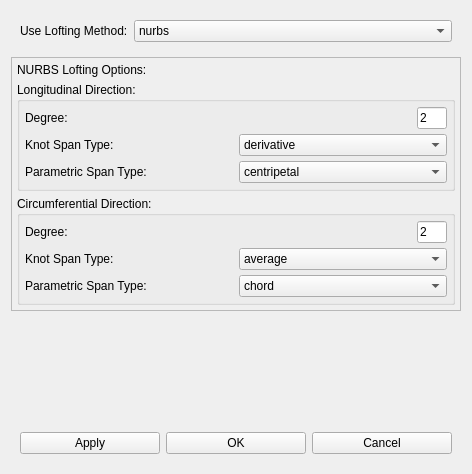
<?xml version="1.0" encoding="UTF-8"?>
<ui version="4.0">
 <class>svMLLoftParamWidget</class>
 <widget class="QWidget" name="svMLLoftParamWidget">
  <property name="geometry">
   <rect>
    <x>0</x>
    <y>0</y>
    <width>472</width>
    <height>474</height>
   </rect>
  </property>
  <property name="windowTitle">
   <string>Lofting Parameters</string>
  </property>
  <layout class="QVBoxLayout" name="verticalLayout">
   <item>
    <widget class="QWidget" name="widget_3" native="true">
     <layout class="QFormLayout" name="formLayout_2">
      <item row="0" column="0">
       <widget class="QLabel" name="label_3">
        <property name="text">
         <string>Use Lofting Method:</string>
        </property>
       </widget>
      </item>
      <item row="0" column="1">
       <widget class="QComboBox" name="comboBoxMethod">
        <item>
         <property name="text">
          <string>nurbs</string>
         </property>
        </item>
        <item>
         <property name="text">
          <string>spline</string>
         </property>
        </item>
       </widget>
      </item>
     </layout>
    </widget>
   </item>
   <item>
    <widget class="QStackedWidget" name="stackedWidget">
     <property name="currentIndex">
      <number>0</number>
     </property>
     <widget class="QWidget" name="page_2">
      <layout class="QVBoxLayout" name="verticalLayout_6">
       <property name="spacing">
        <number>5</number>
       </property>
       <property name="leftMargin">
        <number>0</number>
       </property>
       <property name="topMargin">
        <number>0</number>
       </property>
       <property name="rightMargin">
        <number>0</number>
       </property>
       <property name="bottomMargin">
        <number>0</number>
       </property>
       <item>
        <widget class="QFrame" name="frame_2">
         <property name="frameShape">
          <enum>QFrame::StyledPanel</enum>
         </property>
         <property name="frameShadow">
          <enum>QFrame::Raised</enum>
         </property>
         <layout class="QVBoxLayout" name="verticalLayout_3">
          <property name="spacing">
           <number>5</number>
          </property>
          <property name="leftMargin">
           <number>5</number>
          </property>
          <property name="topMargin">
           <number>5</number>
          </property>
          <property name="rightMargin">
           <number>5</number>
          </property>
          <property name="bottomMargin">
           <number>5</number>
          </property>
          <item>
           <widget class="QLabel" name="label_4">
            <property name="enabled">
             <bool>true</bool>
            </property>
            <property name="text">
             <string>NURBS Lofting Options:</string>
            </property>
           </widget>
          </item>
          <item>
           <widget class="QGroupBox" name="groupBox">
            <property name="title">
             <string>Longitudinal Direction:</string>
            </property>
            <layout class="QVBoxLayout" name="verticalLayout_4">
             <property name="spacing">
              <number>5</number>
             </property>
             <property name="leftMargin">
              <number>5</number>
             </property>
             <property name="topMargin">
              <number>5</number>
             </property>
             <property name="rightMargin">
              <number>5</number>
             </property>
             <property name="bottomMargin">
              <number>5</number>
             </property>
             <item>
              <widget class="QWidget" name="widget_2" native="true">
               <layout class="QHBoxLayout" name="horizontalLayout_2">
                <property name="spacing">
                 <number>5</number>
                </property>
                <property name="leftMargin">
                 <number>0</number>
                </property>
                <property name="topMargin">
                 <number>0</number>
                </property>
                <property name="rightMargin">
                 <number>0</number>
                </property>
                <property name="bottomMargin">
                 <number>0</number>
                </property>
                <item>
                 <widget class="QLabel" name="label_5">
                  <property name="text">
                   <string>Degree:</string>
                  </property>
                 </widget>
                </item>
                <item>
                 <widget class="QLineEdit" name="NURBSLoftingUDegree">
                  <property name="maximumSize">
                   <size>
                    <width>30</width>
                    <height>16777215</height>
                   </size>
                  </property>
                  <property name="text">
                   <string>2</string>
                  </property>
                  <property name="frame">
                   <bool>true</bool>
                  </property>
                  <property name="dragEnabled">
                   <bool>false</bool>
                  </property>
                  <property name="placeholderText">
                   <string>3</string>
                  </property>
                 </widget>
                </item>
               </layout>
              </widget>
             </item>
             <item>
              <widget class="QWidget" name="widget" native="true">
               <layout class="QHBoxLayout" name="horizontalLayout_3">
                <property name="spacing">
                 <number>5</number>
                </property>
                <property name="leftMargin">
                 <number>0</number>
                </property>
                <property name="topMargin">
                 <number>0</number>
                </property>
                <property name="rightMargin">
                 <number>0</number>
                </property>
                <property name="bottomMargin">
                 <number>0</number>
                </property>
                <item>
                 <widget class="QLabel" name="label_6">
                  <property name="text">
                   <string>Knot Span Type:</string>
                  </property>
                 </widget>
                </item>
                <item>
                 <widget class="QComboBox" name="NURBSLoftingUKnotSpanType">
                  <property name="currentIndex">
                   <number>2</number>
                  </property>
                  <item>
                   <property name="text">
                    <string>equal</string>
                   </property>
                  </item>
                  <item>
                   <property name="text">
                    <string>average</string>
                   </property>
                  </item>
                  <item>
                   <property name="text">
                    <string>derivative</string>
                   </property>
                  </item>
                 </widget>
                </item>
               </layout>
              </widget>
             </item>
             <item>
              <widget class="QWidget" name="widget_5" native="true">
               <layout class="QHBoxLayout" name="horizontalLayout_5">
                <property name="spacing">
                 <number>5</number>
                </property>
                <property name="leftMargin">
                 <number>0</number>
                </property>
                <property name="topMargin">
                 <number>0</number>
                </property>
                <property name="rightMargin">
                 <number>0</number>
                </property>
                <property name="bottomMargin">
                 <number>0</number>
                </property>
                <item>
                 <widget class="QLabel" name="label_7">
                  <property name="text">
                   <string>Parametric Span Type:</string>
                  </property>
                 </widget>
                </item>
                <item>
                 <widget class="QComboBox" name="NURBSLoftingUParametricSpanType">
                  <property name="currentIndex">
                   <number>2</number>
                  </property>
                  <item>
                   <property name="text">
                    <string>equal</string>
                   </property>
                  </item>
                  <item>
                   <property name="text">
                    <string>chord</string>
                   </property>
                  </item>
                  <item>
                   <property name="text">
                    <string>centripetal</string>
                   </property>
                  </item>
                 </widget>
                </item>
               </layout>
              </widget>
             </item>
            </layout>
           </widget>
          </item>
          <item>
           <widget class="QGroupBox" name="groupBox_2">
            <property name="title">
             <string>Circumferential Direction:</string>
            </property>
            <layout class="QVBoxLayout" name="verticalLayout_5">
             <property name="spacing">
              <number>5</number>
             </property>
             <property name="leftMargin">
              <number>5</number>
             </property>
             <property name="topMargin">
              <number>5</number>
             </property>
             <property name="rightMargin">
              <number>5</number>
             </property>
             <property name="bottomMargin">
              <number>5</number>
             </property>
             <item>
              <widget class="QWidget" name="widget_4" native="true">
               <layout class="QHBoxLayout" name="horizontalLayout_4">
                <property name="spacing">
                 <number>5</number>
                </property>
                <property name="leftMargin">
                 <number>0</number>
                </property>
                <property name="topMargin">
                 <number>0</number>
                </property>
                <property name="rightMargin">
                 <number>0</number>
                </property>
                <property name="bottomMargin">
                 <number>0</number>
                </property>
                <item>
                 <widget class="QLabel" name="label_8">
                  <property name="text">
                   <string>Degree:</string>
                  </property>
                 </widget>
                </item>
                <item>
                 <widget class="QLineEdit" name="NURBSLoftingVDegree">
                  <property name="maximumSize">
                   <size>
                    <width>30</width>
                    <height>16777215</height>
                   </size>
                  </property>
                  <property name="text">
                   <string>2</string>
                  </property>
                  <property name="placeholderText">
                   <string>3</string>
                  </property>
                 </widget>
                </item>
               </layout>
              </widget>
             </item>
             <item>
              <widget class="QWidget" name="widget_6" native="true">
               <layout class="QHBoxLayout" name="horizontalLayout_6">
                <property name="spacing">
                 <number>5</number>
                </property>
                <property name="leftMargin">
                 <number>0</number>
                </property>
                <property name="topMargin">
                 <number>0</number>
                </property>
                <property name="rightMargin">
                 <number>0</number>
                </property>
                <property name="bottomMargin">
                 <number>0</number>
                </property>
                <item>
                 <widget class="QLabel" name="label_9">
                  <property name="text">
                   <string>Knot Span Type:</string>
                  </property>
                 </widget>
                </item>
                <item>
                 <widget class="QComboBox" name="NURBSLoftingVKnotSpanType">
                  <property name="editable">
                   <bool>false</bool>
                  </property>
                  <property name="currentIndex">
                   <number>1</number>
                  </property>
                  <item>
                   <property name="text">
                    <string>equal</string>
                   </property>
                  </item>
                  <item>
                   <property name="text">
                    <string>average</string>
                   </property>
                  </item>
                  <item>
                   <property name="text">
                    <string>derivative</string>
                   </property>
                  </item>
                 </widget>
                </item>
               </layout>
              </widget>
             </item>
             <item>
              <widget class="QWidget" name="widget_7" native="true">
               <layout class="QHBoxLayout" name="horizontalLayout_7">
                <property name="spacing">
                 <number>5</number>
                </property>
                <property name="leftMargin">
                 <number>0</number>
                </property>
                <property name="topMargin">
                 <number>0</number>
                </property>
                <property name="rightMargin">
                 <number>0</number>
                </property>
                <property name="bottomMargin">
                 <number>0</number>
                </property>
                <item>
                 <widget class="QLabel" name="label_10">
                  <property name="text">
                   <string>Parametric Span Type:</string>
                  </property>
                 </widget>
                </item>
                <item>
                 <widget class="QComboBox" name="NURBSLoftingVParametricSpanType">
                  <property name="currentIndex">
                   <number>1</number>
                  </property>
                  <item>
                   <property name="text">
                    <string>equal</string>
                   </property>
                  </item>
                  <item>
                   <property name="text">
                    <string>chord</string>
                   </property>
                  </item>
                  <item>
                   <property name="text">
                    <string>centripetal</string>
                   </property>
                  </item>
                 </widget>
                </item>
               </layout>
              </widget>
             </item>
            </layout>
           </widget>
          </item>
         </layout>
        </widget>
       </item>
      </layout>
     </widget>
     <widget class="QWidget" name="page">
      <layout class="QVBoxLayout" name="verticalLayout_2">
       <property name="spacing">
        <number>5</number>
       </property>
       <property name="leftMargin">
        <number>0</number>
       </property>
       <property name="topMargin">
        <number>0</number>
       </property>
       <property name="rightMargin">
        <number>0</number>
       </property>
       <property name="bottomMargin">
        <number>0</number>
       </property>
       <item>
        <widget class="QFrame" name="frame">
         <property name="frameShape">
          <enum>QFrame::StyledPanel</enum>
         </property>
         <property name="frameShadow">
          <enum>QFrame::Raised</enum>
         </property>
         <layout class="QFormLayout" name="formLayout">
          <property name="topMargin">
           <number>9</number>
          </property>
          <item row="1" column="0">
           <widget class="QLabel" name="label">
            <property name="text">
             <string>Sampling:</string>
            </property>
           </widget>
          </item>
          <item row="1" column="1">
           <widget class="QSpinBox" name="spinBoxSampling">
            <property name="maximum">
             <number>199</number>
            </property>
            <property name="value">
             <number>60</number>
            </property>
           </widget>
          </item>
          <item row="2" column="0">
           <widget class="QLabel" name="label_2">
            <property name="text">
             <string>Number of Points Per Segment:</string>
            </property>
           </widget>
          </item>
          <item row="2" column="1">
           <widget class="QSpinBox" name="spinBoxNumPerSeg">
            <property name="value">
             <number>12</number>
            </property>
           </widget>
          </item>
          <item row="3" column="0">
           <widget class="QCheckBox" name="checkBoxUseLinearSample">
            <property name="text">
             <string>Linear Sample along Lenght  Factor:</string>
            </property>
            <property name="checked">
             <bool>true</bool>
            </property>
           </widget>
          </item>
          <item row="3" column="1">
           <widget class="QSpinBox" name="spinBoxLinearFactor">
            <property name="value">
             <number>10</number>
            </property>
           </widget>
          </item>
          <item row="4" column="0">
           <widget class="QCheckBox" name="checkBoxUseFFT">
            <property name="text">
             <string>Use FFT                              Num Modes:</string>
            </property>
           </widget>
          </item>
          <item row="4" column="1">
           <widget class="QSpinBox" name="spinBoxNumModes">
            <property name="value">
             <number>20</number>
            </property>
           </widget>
          </item>
          <item row="0" column="0">
           <widget class="QLabel" name="label_11">
            <property name="text">
             <string>Spline Lofting Options</string>
            </property>
           </widget>
          </item>
         </layout>
        </widget>
       </item>
      </layout>
     </widget>
    </widget>
   </item>
   <item>
    <spacer name="verticalSpacer">
     <property name="orientation">
      <enum>Qt::Vertical</enum>
     </property>
     <property name="sizeHint" stdset="0">
      <size>
       <width>20</width>
       <height>40</height>
      </size>
     </property>
    </spacer>
   </item>
   <item>
    <widget class="QWidget" name="widgetButtonGroup" native="true">
     <layout class="QHBoxLayout" name="horizontalLayout">
      <item>
       <widget class="QPushButton" name="btnApply">
        <property name="text">
         <string>Apply</string>
        </property>
       </widget>
      </item>
      <item>
       <widget class="QPushButton" name="btnOK">
        <property name="text">
         <string>OK</string>
        </property>
       </widget>
      </item>
      <item>
       <widget class="QPushButton" name="btnClose">
        <property name="text">
         <string>Cancel</string>
        </property>
       </widget>
      </item>
     </layout>
    </widget>
   </item>
  </layout>
 </widget>
 <resources/>
 <connections/>
</ui>
